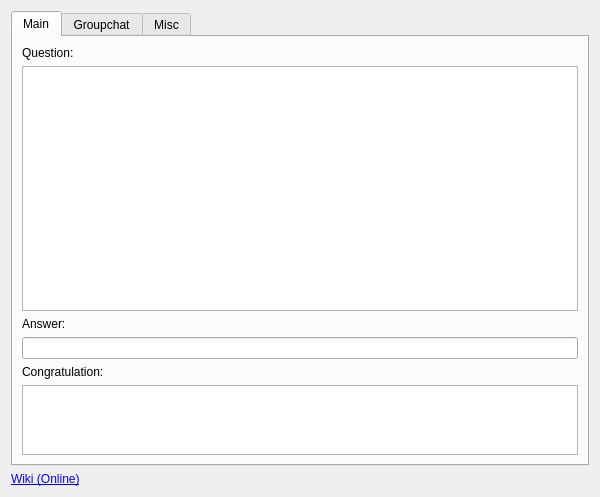
<?xml version="1.0" encoding="UTF-8"?>
<ui version="4.0">
 <class>Options</class>
 <widget class="QWidget" name="Options">
  <property name="geometry">
   <rect>
    <x>0</x>
    <y>0</y>
    <width>600</width>
    <height>497</height>
   </rect>
  </property>
  <property name="windowTitle">
   <string>Form</string>
  </property>
  <layout class="QVBoxLayout" name="verticalLayout">
   <item>
    <widget class="QTabWidget" name="tabWidget">
     <property name="currentIndex">
      <number>0</number>
     </property>
     <widget class="QWidget" name="tab">
      <property name="sizePolicy">
       <sizepolicy hsizetype="Expanding" vsizetype="Expanding">
        <horstretch>0</horstretch>
        <verstretch>0</verstretch>
       </sizepolicy>
      </property>
      <attribute name="title">
       <string>Main</string>
      </attribute>
      <layout class="QVBoxLayout" name="verticalLayout_2">
       <item>
        <widget class="QLabel" name="label">
         <property name="text">
          <string>Question:</string>
         </property>
        </widget>
       </item>
       <item>
        <widget class="QTextEdit" name="te_question">
         <property name="sizePolicy">
          <sizepolicy hsizetype="Preferred" vsizetype="Expanding">
           <horstretch>0</horstretch>
           <verstretch>0</verstretch>
          </sizepolicy>
         </property>
         <property name="minimumSize">
          <size>
           <width>0</width>
           <height>0</height>
          </size>
         </property>
        </widget>
       </item>
       <item>
        <widget class="QLabel" name="label_2">
         <property name="text">
          <string>Answer:</string>
         </property>
        </widget>
       </item>
       <item>
        <widget class="QLineEdit" name="le_answer"/>
       </item>
       <item>
        <widget class="QLabel" name="label_3">
         <property name="text">
          <string>Congratulation:</string>
         </property>
        </widget>
       </item>
       <item>
        <widget class="QTextEdit" name="te_congratulation">
         <property name="sizePolicy">
          <sizepolicy hsizetype="Preferred" vsizetype="Expanding">
           <horstretch>0</horstretch>
           <verstretch>0</verstretch>
          </sizepolicy>
         </property>
         <property name="maximumSize">
          <size>
           <width>16777215</width>
           <height>70</height>
          </size>
         </property>
        </widget>
       </item>
      </layout>
     </widget>
     <widget class="QWidget" name="tab_2">
      <attribute name="title">
       <string>Groupchat</string>
      </attribute>
      <layout class="QVBoxLayout" name="verticalLayout_3">
       <item>
        <widget class="QCheckBox" name="cb_enable_muc">
         <property name="text">
          <string>Enable Stop Spam for private messages in groupchat</string>
         </property>
        </widget>
       </item>
       <item>
        <widget class="QGroupBox" name="gb_affiliations">
         <property name="title">
          <string>Enable Stop Spam for affiliations:</string>
         </property>
         <layout class="QHBoxLayout" name="horizontalLayout">
          <item>
           <widget class="QCheckBox" name="cb_owner">
            <property name="text">
             <string>Owner</string>
            </property>
           </widget>
          </item>
          <item>
           <widget class="QCheckBox" name="cb_admin">
            <property name="text">
             <string>Admin</string>
            </property>
           </widget>
          </item>
          <item>
           <widget class="QCheckBox" name="cb_member">
            <property name="text">
             <string>Member</string>
            </property>
           </widget>
          </item>
          <item>
           <widget class="QCheckBox" name="cb_none">
            <property name="text">
             <string>None</string>
            </property>
           </widget>
          </item>
          <item>
           <spacer name="horizontalSpacer_4">
            <property name="orientation">
             <enum>Qt::Horizontal</enum>
            </property>
            <property name="sizeHint" stdset="0">
             <size>
              <width>40</width>
              <height>20</height>
             </size>
            </property>
           </spacer>
          </item>
         </layout>
        </widget>
       </item>
       <item>
        <widget class="QGroupBox" name="gb_rules">
         <property name="title">
          <string>Enable Stop Spam for roles:</string>
         </property>
         <layout class="QHBoxLayout" name="horizontalLayout_2">
          <item>
           <widget class="QCheckBox" name="cb_moderator">
            <property name="text">
             <string>Moderator</string>
            </property>
           </widget>
          </item>
          <item>
           <widget class="QCheckBox" name="cb_participant">
            <property name="text">
             <string>Participant</string>
            </property>
           </widget>
          </item>
          <item>
           <widget class="QCheckBox" name="cb_visitor">
            <property name="text">
             <string>Visitor</string>
            </property>
           </widget>
          </item>
          <item>
           <spacer name="horizontalSpacer_5">
            <property name="orientation">
             <enum>Qt::Horizontal</enum>
            </property>
            <property name="sizeHint" stdset="0">
             <size>
              <width>40</width>
              <height>20</height>
             </size>
            </property>
           </spacer>
          </item>
         </layout>
        </widget>
       </item>
       <item>
        <widget class="QCheckBox" name="cb_block_privates">
         <property name="text">
          <string>Block all private messages</string>
         </property>
        </widget>
       </item>
       <item>
        <widget class="QCheckBox" name="cb_send_block_all_mes">
         <property name="text">
          <string>Send message:</string>
         </property>
        </widget>
       </item>
       <item>
        <widget class="QTextEdit" name="te_muc">
         <property name="sizePolicy">
          <sizepolicy hsizetype="Expanding" vsizetype="MinimumExpanding">
           <horstretch>0</horstretch>
           <verstretch>0</verstretch>
          </sizepolicy>
         </property>
        </widget>
       </item>
      </layout>
     </widget>
     <widget class="QWidget" name="tab_3">
      <attribute name="title">
       <string>Misc</string>
      </attribute>
      <layout class="QVBoxLayout" name="verticalLayout_4">
       <item>
        <layout class="QHBoxLayout" name="horizontalLayout_3">
         <item>
          <widget class="QLabel" name="label_4">
           <property name="text">
            <string>Number of blocked stanzas:</string>
           </property>
          </widget>
         </item>
         <item>
          <widget class="QLineEdit" name="le_number">
           <property name="sizePolicy">
            <sizepolicy hsizetype="Expanding" vsizetype="Fixed">
             <horstretch>0</horstretch>
             <verstretch>0</verstretch>
            </sizepolicy>
           </property>
           <property name="minimumSize">
            <size>
             <width>0</width>
             <height>0</height>
            </size>
           </property>
           <property name="maximumSize">
            <size>
             <width>60</width>
             <height>16777215</height>
            </size>
           </property>
          </widget>
         </item>
         <item>
          <widget class="QPushButton" name="pb_view">
           <property name="text">
            <string>View Log</string>
           </property>
          </widget>
         </item>
         <item>
          <widget class="QPushButton" name="pb_reset">
           <property name="text">
            <string>Reset</string>
           </property>
          </widget>
         </item>
         <item>
          <spacer name="horizontalSpacer">
           <property name="orientation">
            <enum>Qt::Horizontal</enum>
           </property>
           <property name="sizeHint" stdset="0">
            <size>
             <width>40</width>
             <height>20</height>
            </size>
           </property>
          </spacer>
         </item>
        </layout>
       </item>
       <item>
        <layout class="QGridLayout" name="gridLayout">
         <item row="0" column="0">
          <widget class="QLabel" name="label_5">
           <property name="text">
            <string>Send maximum</string>
           </property>
           <property name="alignment">
            <set>Qt::AlignRight|Qt::AlignTrailing|Qt::AlignVCenter</set>
           </property>
          </widget>
         </item>
         <item row="0" column="1">
          <widget class="QSpinBox" name="sb_times">
           <property name="maximumSize">
            <size>
             <width>60</width>
             <height>16777215</height>
            </size>
           </property>
          </widget>
         </item>
         <item row="0" column="2">
          <widget class="QLabel" name="label_6">
           <property name="text">
            <string>times</string>
           </property>
          </widget>
         </item>
         <item row="1" column="0">
          <widget class="QLabel" name="label_7">
           <property name="text">
            <string>Timeout to reset counter:</string>
           </property>
           <property name="alignment">
            <set>Qt::AlignRight|Qt::AlignTrailing|Qt::AlignVCenter</set>
           </property>
          </widget>
         </item>
         <item row="1" column="1">
          <widget class="QSpinBox" name="sb_reset">
           <property name="maximumSize">
            <size>
             <width>60</width>
             <height>16777215</height>
            </size>
           </property>
          </widget>
         </item>
         <item row="1" column="2">
          <widget class="QLabel" name="label_8">
           <property name="text">
            <string>min.</string>
           </property>
          </widget>
         </item>
         <item row="0" column="3">
          <spacer name="horizontalSpacer_3">
           <property name="orientation">
            <enum>Qt::Horizontal</enum>
           </property>
           <property name="sizeHint" stdset="0">
            <size>
             <width>40</width>
             <height>20</height>
            </size>
           </property>
          </spacer>
         </item>
        </layout>
       </item>
       <item>
        <widget class="QCheckBox" name="cb_log_history">
         <property name="text">
          <string>Log blocked messages to contact's history</string>
         </property>
        </widget>
       </item>
       <item>
        <widget class="Viewer" name="tv_rules">
         <property name="sizePolicy">
          <sizepolicy hsizetype="Expanding" vsizetype="Expanding">
           <horstretch>0</horstretch>
           <verstretch>0</verstretch>
          </sizepolicy>
         </property>
        </widget>
       </item>
       <item>
        <layout class="QHBoxLayout" name="horizontalLayout_4">
         <item>
          <spacer name="horizontalSpacer_2">
           <property name="orientation">
            <enum>Qt::Horizontal</enum>
           </property>
           <property name="sizeHint" stdset="0">
            <size>
             <width>40</width>
             <height>20</height>
            </size>
           </property>
          </spacer>
         </item>
         <item>
          <widget class="QPushButton" name="pb_add">
           <property name="text">
            <string>Add</string>
           </property>
          </widget>
         </item>
         <item>
          <widget class="QPushButton" name="pb_del">
           <property name="text">
            <string>Del</string>
           </property>
          </widget>
         </item>
        </layout>
       </item>
       <item>
        <widget class="QCheckBox" name="cb_default_act">
         <property name="text">
          <string>Disable stopspam, if don't match any rule above
(does not work for muc private messages)</string>
         </property>
        </widget>
       </item>
      </layout>
     </widget>
    </widget>
   </item>
   <item>
    <widget class="QLabel" name="wiki">
     <property name="text">
      <string>&lt;a href=&quot;http://psi-plus.com/wiki/plugins#stop_spam_plugin&quot;&gt;Wiki (Online)&lt;/a&gt;</string>
     </property>
     <property name="openExternalLinks">
      <bool>true</bool>
     </property>
    </widget>
   </item>
  </layout>
 </widget>
 <customwidgets>
  <customwidget>
   <class>Viewer</class>
   <extends>QTableView</extends>
   <header>view.h</header>
  </customwidget>
 </customwidgets>
 <resources/>
 <connections/>
</ui>
